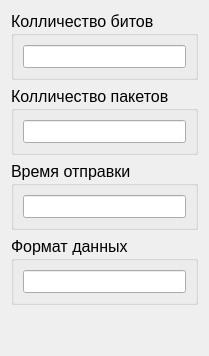
                    <widget class="QWidget" name="page_2">
                     <layout class="QVBoxLayout" name="verticalLayout_13">
                      <item>
                       <widget class="QGroupBox" name="groupBox_7">
                        <property name="font">
                         <font>
                          <pointsize>12</pointsize>
                         </font>
                        </property>
                        <property name="title">
                         <string>Колличество битов</string>
                        </property>
                        <layout class="QHBoxLayout" name="horizontalLayout_27">
                         <item>
                          <widget class="QLineEdit" name="numBitesLine">
                           <property name="font">
                            <font>
                             <pointsize>10</pointsize>
                            </font>
                           </property>
                           <property name="readOnly">
                            <bool>true</bool>
                           </property>
                          </widget>
                         </item>
                        </layout>
                       </widget>
                      </item>
                      <item>
                       <widget class="QGroupBox" name="groupBox_8">
                        <property name="font">
                         <font>
                          <pointsize>12</pointsize>
                         </font>
                        </property>
                        <property name="title">
                         <string>Колличество пакетов</string>
                        </property>
                        <layout class="QHBoxLayout" name="horizontalLayout_28">
                         <item>
                          <widget class="QLineEdit" name="numPacketsLine">
                           <property name="font">
                            <font>
                             <pointsize>10</pointsize>
                            </font>
                           </property>
                           <property name="readOnly">
                            <bool>true</bool>
                           </property>
                          </widget>
                         </item>
                        </layout>
                       </widget>
                      </item>
                      <item>
                       <widget class="QGroupBox" name="groupBox_9">
                        <property name="font">
                         <font>
                          <pointsize>12</pointsize>
                         </font>
                        </property>
                        <property name="title">
                         <string>Время отправки</string>
                        </property>
                        <layout class="QHBoxLayout" name="horizontalLayout_29">
                         <item>
                          <widget class="QLineEdit" name="timeSendingLine">
                           <property name="font">
                            <font>
                             <pointsize>10</pointsize>
                            </font>
                           </property>
                           <property name="readOnly">
                            <bool>true</bool>
                           </property>
                          </widget>
                         </item>
                        </layout>
                       </widget>
                      </item>
                      <item>
                       <widget class="QGroupBox" name="groupBox_10">
                        <property name="font">
                         <font>
                          <pointsize>12</pointsize>
                         </font>
                        </property>
                        <property name="title">
                         <string>Формат данных</string>
                        </property>
                        <layout class="QHBoxLayout" name="horizontalLayout_30">
                         <item>
                          <widget class="QLineEdit" name="formatDataLine">
                           <property name="font">
                            <font>
                             <pointsize>10</pointsize>
                            </font>
                           </property>
                           <property name="readOnly">
                            <bool>true</bool>
                           </property>
                          </widget>
                         </item>
                        </layout>
                       </widget>
                      </item>
                      <item>
                       <spacer name="verticalSpacer">
                        <property name="orientation">
                         <enum>Qt::Vertical</enum>
                        </property>
                        <property name="sizeHint" stdset="0">
                         <size>
                          <width>20</width>
                          <height>40</height>
                         </size>
                        </property>
                       </spacer>
                      </item>
                     </layout>
                    </widget>
